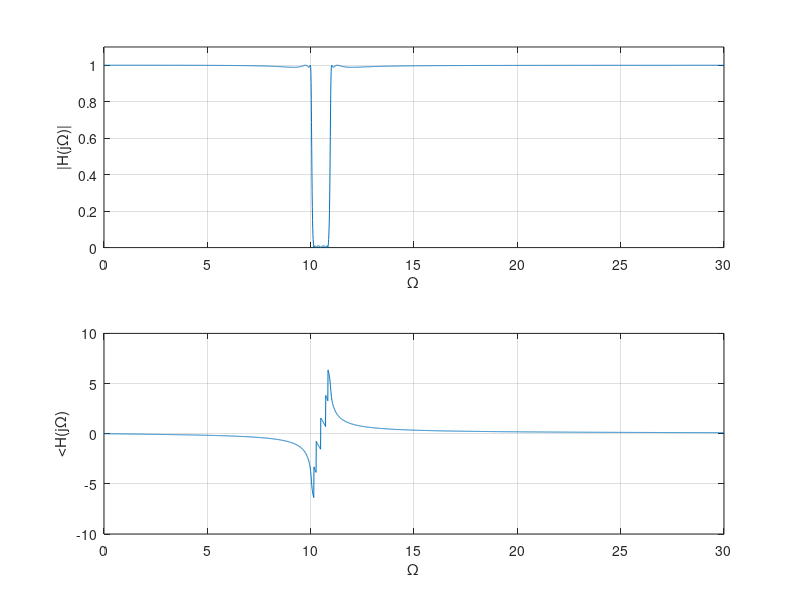

MATLAB code for this plot:
%%
% Example 7_8
%
% General filter design 
%%
clear all;clf
N=10;Whp=10;
ind=input(' Butterworth HP (1); Elliptic LP (2); Chebyshev2  BP (3); Elliptic stopband (4)?   ')
if ind==1,
[b,a]=butter(N,Whp,'high','s') % B highpass
elseif ind==2,
[b,a]=ellip(N,0.1,40,10,'low','s') % E lowpass
elseif ind==3,
[b,a]=cheby2(N,60,[10 20],'s') % C2 bandpass
else
[b,a]=ellip(N/2,0.1,40,[10 11],'stop','s') % E stopband
end
W=0:0.01:30;
H=freqs(b,a,W);
figure(1)
subplot(211)
plot(W,abs(H)); grid; ylabel('|H(j\Omega)|'); xlabel('\Omega')
axis([0 30 0 1.1])
subplot(212)
plot(W,unwrap(angle(H))); grid; ylabel('<H(j\Omega)'); xlabel('\Omega')
axis([0 30 -10 10])